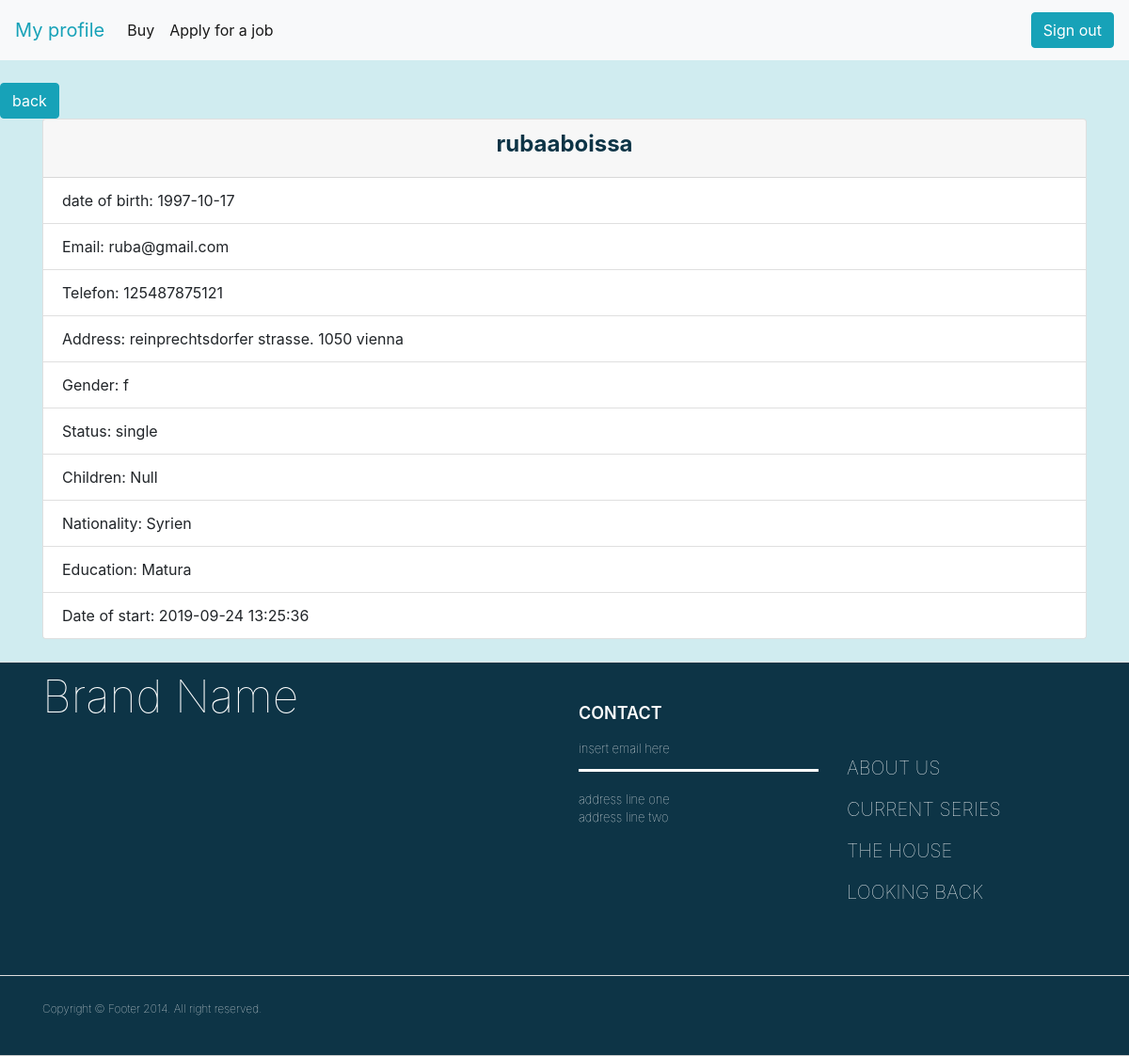
Page /userprofile.php (signed in) on the committed database.
### tables this page shows
CREATE TABLE `users` (
  `user_id` int(12) NOT NULL,
  `fullname` varchar(200) NOT NULL,
  `date_of_birth` date NOT NULL,
  `email` varchar(200) NOT NULL,
  `password` varchar(200) NOT NULL,
  `telefon` varchar(200) NOT NULL,
  `address` varchar(200) NOT NULL,
  `gender` enum('f','m') NOT NULL,
  `status` enum('Married','single') NOT NULL,
  `children` varchar(200) NOT NULL,
  `nationality` varchar(200) NOT NULL,
  `education` varchar(200) NOT NULL,
  `date_of_start` timestamp NOT NULL DEFAULT current_timestamp() ON UPDATE current_timestamp(),
  `role` varchar(200) NOT NULL
);

### userprofile.php (the view, shortened to what this page needs)
<?php
require 'db.php';
?>
<html>
<head>
<?php include 'header.php'; ?>
</head>
<body class="body">
<?php require 'nav.php'; ?>
<br>
<a href="managerpage.php"><button type='button' class='btn btn-info'>back</button></a>
<div class="container">
  <?php
  if(isset($_SESSION['user'])){
    $var = $_SESSION['user'];
  } else if(isset($_SESSION['director'])){
    $var = $_SESSION['director'];
  } else if(isset($_SESSION['dealer'])){
    $var = $_SESSION['dealer'];
  } else if(isset($_SESSION['acc'])){
    $var = $_SESSION['acc'];
  } else if(isset($_SESSION['eng'])){
    $var = $_SESSION['eng'];
  } else if($_SESSION['manager']){
    $var = $_SESSION['manager'];
  } else if($_SESSION['acc']){
    $var = $_SESSION['acc'];
  } else if($_SESSION['tech']){
    $var = $_SESSION['tech'];
  }
    $sql = "SELECT * FROM users WHERE user_id=".$var;
    $result = mysqli_query($conn,$sql);
      if($result->num_rows > 0) {
        while($row = $result->fetch_assoc()) {?>
      <div class="card">
        <div class="card-header">
          <h4 style="color: #0d3446; text-align: center;"><b><?php echo $row['fullname'];?></b></h4>
        </div>
          <ul class="list-group list-group-flush">
          <li class="list-group-item">date of birth: <?php echo $row['date_of_birth'];?></li>
          <li class="list-group-item">Email: <?php echo $row['email'];?></li>
          <li class="list-group-item">Telefon: <?php echo $row['telefon'];?></li>
          <li class="list-group-item">Address: <?php echo $row['address'];?></li>
          <li class="list-group-item">Gender: <?php echo $row['gender'];?></li>
          <li class="list-group-item">Status: <?php echo $row['status'];?></li>
          <li class="list-group-item">Children: <?php echo $row['children'];?></li>
          <li class="list-group-item">Nationality: <?php echo $row['nationality'];?></li>
          <li class="list-group-item">Education: <?php echo $row['education'];?></li>
          <li class="list-group-item">Date of start: <?php echo $row['date_of_start'];?></li>
          </ul>
      </div>
  <?php
}
}
  ?>
  </div>
  <br>
  <?php require 'footer.php'; ?>
</body>
</html>

### userprofile.php (style rules this page uses)
.body { background-color: #d0ecf0 }

### rows in the picture
users: fullname "rubaaboissa", date_of_birth "1997-10-17", email "ruba@gmail.com", telefon "125487875121", address "reinprechtsdorfer strasse. 1050 vienna", gender "f", status "single", children "Null", nationality "Syrien", education "Matura", date_of_start "2019-09-24 13:25:36"
